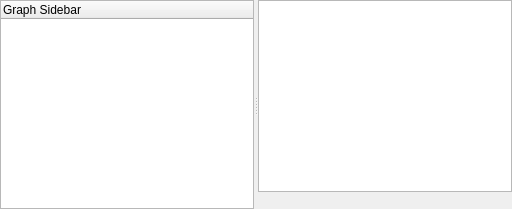
      <widget class="QWidget" name="pageGraph">
       <layout class="QGridLayout" name="gridLayout_54">
        <property name="margin">
         <number>0</number>
        </property>
        <property name="spacing">
         <number>0</number>
        </property>
        <item row="0" column="0">
         <widget class="QSplitter" name="splitterGraph">
          <property name="orientation">
           <enum>Qt::Horizontal</enum>
          </property>
          <widget class="QTreeWidget" name="treeWidgetGraphSidebar">
           <property name="sizePolicy">
            <sizepolicy hsizetype="Preferred" vsizetype="Expanding">
             <horstretch>0</horstretch>
             <verstretch>0</verstretch>
            </sizepolicy>
           </property>
           <column>
            <property name="text">
             <string>Graph Sidebar</string>
            </property>
           </column>
          </widget>
          <widget class="QWidget" name="widgetGraph" native="true">
           <layout class="QGridLayout" name="gridLayout_52">
            <property name="margin">
             <number>0</number>
            </property>
            <property name="spacing">
             <number>0</number>
            </property>
            <item row="0" column="0">
             <widget class="QGraphicsView" name="graphicsViewGraph">
              <property name="sizePolicy">
               <sizepolicy hsizetype="Expanding" vsizetype="Expanding">
                <horstretch>1</horstretch>
                <verstretch>0</verstretch>
               </sizepolicy>
              </property>
             </widget>
            </item>
            <item row="1" column="0">
             <widget class="QFrame" name="toolFrameGraph">
              <property name="styleSheet">
               <string notr="true">QToolButton {
    border: 1px solid transparent;
    background-color: transparent;
}

 QToolButton:pressed {
     background-color: qlineargradient(x1: 0, y1: 0, x2: 0, y2: 1,
                                       stop: 0 #dadbde, stop: 1 #f6f7fa);
 }

QToolButton:checked {
     border: 1px solid rgb(78, 96, 255);
     background-color: qlineargradient(x1: 0, y1: 0, x2: 0, y2: 1,
                                       stop: 0 #dadbde, stop: 1 #f6f7fa);
}

 QToolButton:hover {
     border: 1px solid rgb(78, 96, 255);
     background-color: qlineargradient(x1: 0, y1: 0, x2: 0, y2: 1,
                                       stop: 0 #dadbde, stop: 1 #f6f7fa);
 }
 QToolButton[popupMode=&quot;1&quot;] { /* only for MenuButtonPopup */
     padding-right: 20px; /* make way for the popup button */
 }

/* the subcontrols below are used only in the MenuButtonPopup mode */
 QToolButton::menu-button {
     border: 1px solid transparent;
     /* 16px width + 4px for border = 20px allocated above */
     width: 16px;
 }

QToolButton::menu-button:hover {
    border: 1px solid rgb(78, 96, 255);
	border-left-color: 1px solid transparent;
     /* 16px width + 4px for border = 20px allocated above */
     width: 16px;
 }

 QToolButton::menu-arrow:open {
     top: 1px; left: 1px; /* shift it a bit */
 }</string>
              </property>
              <property name="frameShape">
               <enum>QFrame::NoFrame</enum>
              </property>
              <property name="frameShadow">
               <enum>QFrame::Raised</enum>
              </property>
              <layout class="QGridLayout" name="gridLayout_53">
               <property name="margin">
                <number>0</number>
               </property>
               <property name="spacing">
                <number>0</number>
               </property>
               <item row="0" column="0">
                <widget class="QToolBar" name="toolBarGraph">
                 <property name="styleSheet">
                  <string notr="true">QToolBar {
	border-color: 2px solid transparent;
}</string>
                 </property>
                 <property name="iconSize">
                  <size>
                   <width>16</width>
                   <height>16</height>
                  </size>
                 </property>
                 <property name="toolButtonStyle">
                  <enum>Qt::ToolButtonTextBesideIcon</enum>
                 </property>
                 <addaction name="actionGraphToolButton"/>
                </widget>
               </item>
              </layout>
             </widget>
            </item>
           </layout>
          </widget>
         </widget>
        </item>
       </layout>
      </widget>
